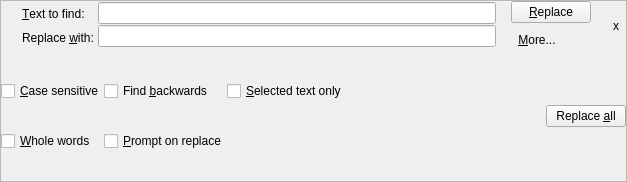
<ui version="4.0" >
 <author>Diego Iastrubni &lt;elcuco@kde.org></author>
 <class>ReplaceWidget</class>
 <widget class="QWidget" name="ReplaceWidget" >
  <property name="geometry" >
   <rect>
    <x>0</x>
    <y>0</y>
    <width>627</width>
    <height>182</height>
   </rect>
  </property>
  <property name="sizePolicy" >
   <sizepolicy>
    <hsizetype>1</hsizetype>
    <vsizetype>4</vsizetype>
    <horstretch>0</horstretch>
    <verstretch>0</verstretch>
   </sizepolicy>
  </property>
  <property name="windowTitle" >
   <string>Form</string>
  </property>
  <layout class="QVBoxLayout" >
   <property name="margin" >
    <number>0</number>
   </property>
   <property name="spacing" >
    <number>0</number>
   </property>
   <item>
    <widget class="QFrame" name="frame" >
     <property name="frameShape" >
      <enum>QFrame::StyledPanel</enum>
     </property>
     <property name="frameShadow" >
      <enum>QFrame::Plain</enum>
     </property>
     <layout class="QGridLayout" >
      <property name="margin" >
       <number>0</number>
      </property>
      <property name="spacing" >
       <number>0</number>
      </property>
      <item row="0" column="0" >
       <spacer>
        <property name="orientation" >
         <enum>Qt::Horizontal</enum>
        </property>
        <property name="sizeType" >
         <enum>QSizePolicy::Maximum</enum>
        </property>
        <property name="sizeHint" >
         <size>
          <width>21</width>
          <height>20</height>
         </size>
        </property>
       </spacer>
      </item>
      <item row="0" column="1" >
       <layout class="QVBoxLayout" >
        <property name="margin" >
         <number>0</number>
        </property>
        <property name="spacing" >
         <number>0</number>
        </property>
        <item>
         <widget class="QLabel" name="findLabel" >
          <property name="text" >
           <string>&amp;Text to find: </string>
          </property>
          <property name="buddy" >
           <cstring>replaceOldText</cstring>
          </property>
         </widget>
        </item>
        <item>
         <widget class="QLabel" name="replaceLabel" >
          <property name="text" >
           <string>Replace &amp;with: </string>
          </property>
          <property name="buddy" >
           <cstring>replaceNewText</cstring>
          </property>
         </widget>
        </item>
       </layout>
      </item>
      <item row="0" column="2" >
       <layout class="QVBoxLayout" >
        <property name="margin" >
         <number>0</number>
        </property>
        <property name="spacing" >
         <number>0</number>
        </property>
        <item>
         <widget class="QsvLineEdit" name="replaceOldText" />
        </item>
        <item>
         <widget class="QsvLineEdit" name="replaceNewText" />
        </item>
       </layout>
      </item>
      <item row="0" column="3" >
       <spacer>
        <property name="orientation" >
         <enum>Qt::Horizontal</enum>
        </property>
        <property name="sizeType" >
         <enum>QSizePolicy::Maximum</enum>
        </property>
        <property name="sizeHint" >
         <size>
          <width>15</width>
          <height>20</height>
         </size>
        </property>
       </spacer>
      </item>
      <item row="0" column="4" >
       <layout class="QVBoxLayout" >
        <property name="margin" >
         <number>0</number>
        </property>
        <property name="spacing" >
         <number>6</number>
        </property>
        <item>
         <widget class="QPushButton" name="replaceButton" >
          <property name="toolTip" >
           <string>Do the replace</string>
          </property>
          <property name="text" >
           <string>&amp;Replace</string>
          </property>
         </widget>
        </item>
        <item>
         <widget class="QToolButton" name="moreButton" >
          <property name="sizePolicy" >
           <sizepolicy>
            <hsizetype>0</hsizetype>
            <vsizetype>0</vsizetype>
            <horstretch>0</horstretch>
            <verstretch>0</verstretch>
           </sizepolicy>
          </property>
          <property name="focusPolicy" >
           <enum>Qt::StrongFocus</enum>
          </property>
          <property name="toolTip" >
           <string>Opens the options panel</string>
          </property>
          <property name="text" >
           <string>&amp;More...</string>
          </property>
          <property name="checkable" >
           <bool>true</bool>
          </property>
          <property name="autoRaise" >
           <bool>true</bool>
          </property>
         </widget>
        </item>
       </layout>
      </item>
      <item row="0" column="6" >
       <widget class="QToolButton" name="closeButton" >
        <property name="text" >
         <string>x</string>
        </property>
        <property name="icon" >
         <iconset>:/trolltech/styles/commonstyle/images/standardbutton-no-16.png</iconset>
        </property>
        <property name="autoRaise" >
         <bool>true</bool>
        </property>
       </widget>
      </item>
      <item row="2" column="0" colspan="7" >
       <widget class="QFrame" name="optionsFrame" >
        <property name="frameShape" >
         <enum>QFrame::NoFrame</enum>
        </property>
        <property name="frameShadow" >
         <enum>QFrame::Raised</enum>
        </property>
        <property name="lineWidth" >
         <number>0</number>
        </property>
        <layout class="QGridLayout" >
         <property name="margin" >
          <number>0</number>
         </property>
         <property name="spacing" >
          <number>0</number>
         </property>
         <item row="0" column="0" >
          <widget class="QCheckBox" name="caseSensitive" >
           <property name="text" >
            <string>&amp;Case sensitive</string>
           </property>
          </widget>
         </item>
         <item row="0" column="1" >
          <widget class="QCheckBox" name="findBackwards" >
           <property name="text" >
            <string>Find &amp;backwards</string>
           </property>
          </widget>
         </item>
         <item row="0" column="2" >
          <widget class="QCheckBox" name="selectedText" >
           <property name="text" >
            <string>&amp;Selected text only</string>
           </property>
          </widget>
         </item>
         <item rowspan="2" row="0" column="4" >
          <widget class="QPushButton" name="replaceAllButton" >
           <property name="text" >
            <string>Replace &amp;all</string>
           </property>
          </widget>
         </item>
         <item row="1" column="0" >
          <widget class="QCheckBox" name="wholeWords" >
           <property name="text" >
            <string>&amp;Whole words</string>
           </property>
          </widget>
         </item>
         <item row="1" column="1" >
          <widget class="QCheckBox" name="promptOnReplace" >
           <property name="text" >
            <string>&amp;Prompt on replace</string>
           </property>
          </widget>
         </item>
         <item row="1" column="3" >
          <spacer>
           <property name="orientation" >
            <enum>Qt::Horizontal</enum>
           </property>
           <property name="sizeHint" >
            <size>
             <width>40</width>
             <height>20</height>
            </size>
           </property>
          </spacer>
         </item>
        </layout>
       </widget>
      </item>
      <item row="0" column="5" >
       <spacer>
        <property name="orientation" >
         <enum>Qt::Horizontal</enum>
        </property>
        <property name="sizeType" >
         <enum>QSizePolicy::Maximum</enum>
        </property>
        <property name="sizeHint" >
         <size>
          <width>15</width>
          <height>20</height>
         </size>
        </property>
       </spacer>
      </item>
      <item row="1" column="2" >
       <spacer>
        <property name="orientation" >
         <enum>Qt::Vertical</enum>
        </property>
        <property name="sizeType" >
         <enum>QSizePolicy::Maximum</enum>
        </property>
        <property name="sizeHint" >
         <size>
          <width>20</width>
          <height>1</height>
         </size>
        </property>
       </spacer>
      </item>
     </layout>
    </widget>
   </item>
  </layout>
 </widget>
 <customwidgets>
  <customwidget>
   <class>QsvLineEdit</class>
   <extends>QLineEdit</extends>
   <header>qsvlineedit.h</header>
  </customwidget>
 </customwidgets>
 <tabstops>
  <tabstop>replaceOldText</tabstop>
  <tabstop>replaceNewText</tabstop>
  <tabstop>replaceButton</tabstop>
  <tabstop>closeButton</tabstop>
  <tabstop>moreButton</tabstop>
  <tabstop>caseSensitive</tabstop>
  <tabstop>wholeWords</tabstop>
  <tabstop>findBackwards</tabstop>
  <tabstop>promptOnReplace</tabstop>
  <tabstop>selectedText</tabstop>
  <tabstop>replaceAllButton</tabstop>
 </tabstops>
 <resources>
  <include location="textlines.qrc" />
 </resources>
 <connections/>
</ui>
